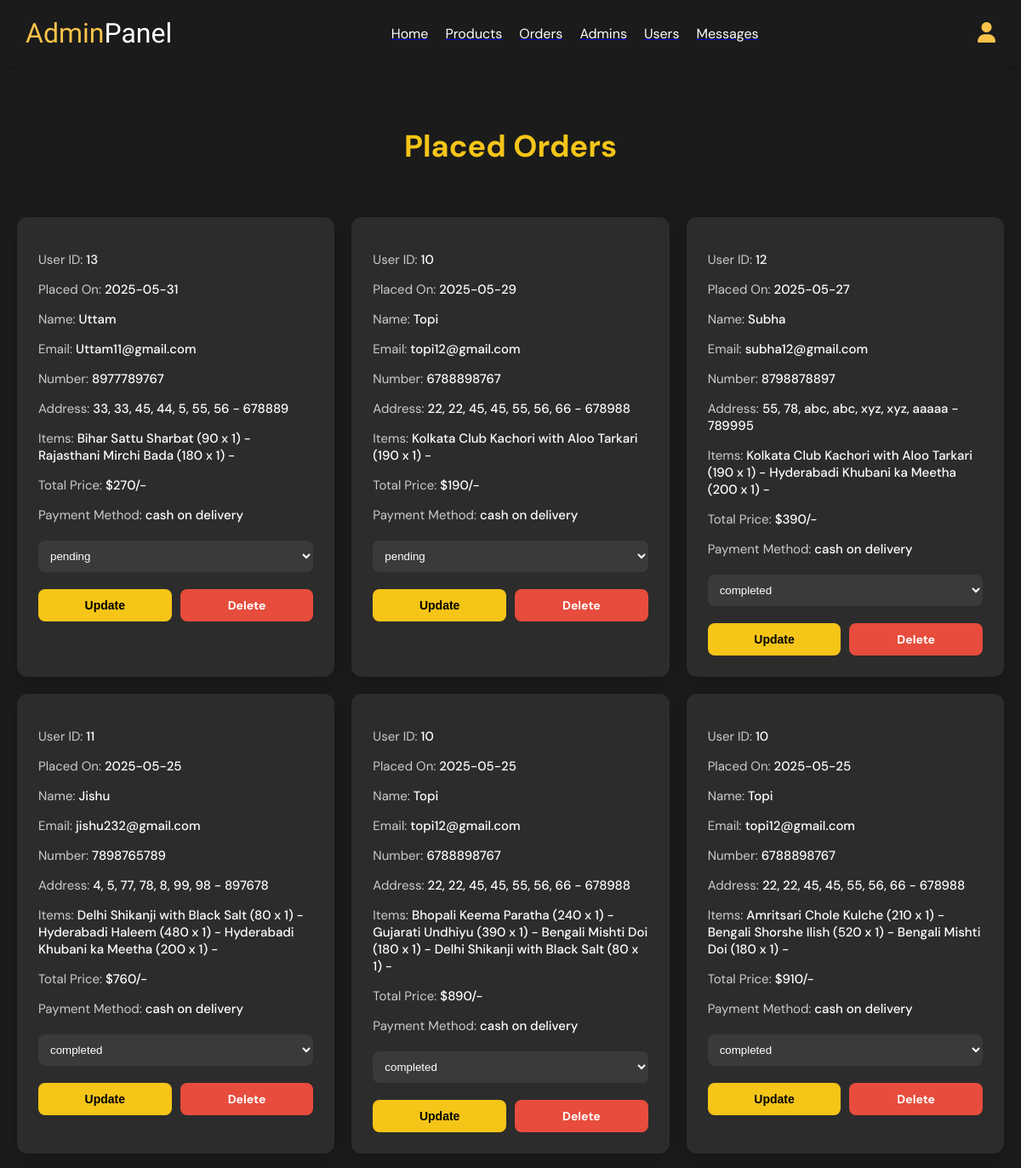
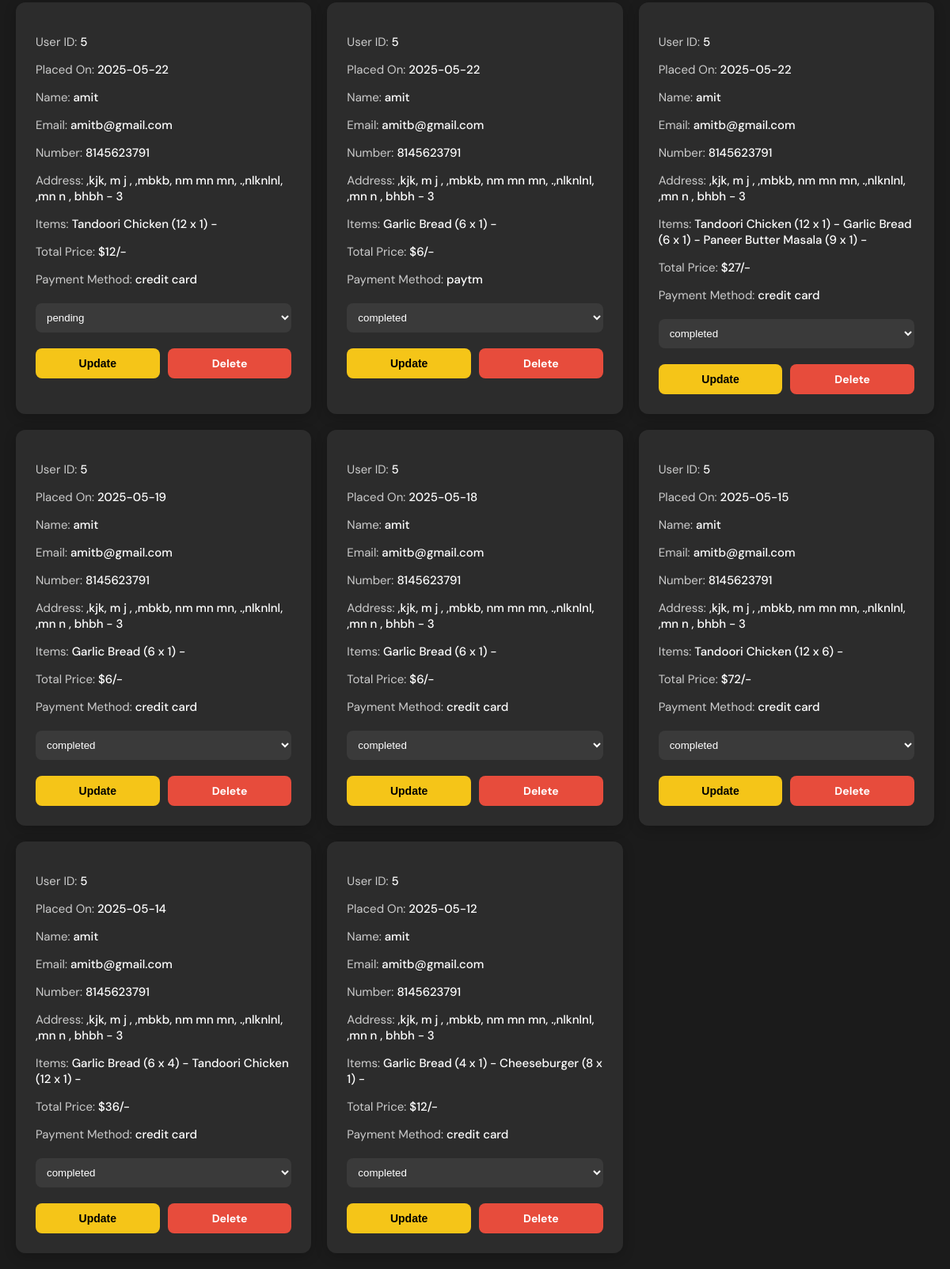
The page /admin/placed_orders.php (signed in) on the database its author committed (2 pictures, top to bottom).
### tables this page shows
CREATE TABLE `orders` (
  `id` int(100) NOT NULL,
  `user_id` int(100) NOT NULL,
  `name` varchar(20) NOT NULL,
  `number` varchar(10) NOT NULL,
  `email` varchar(50) NOT NULL,
  `method` varchar(50) NOT NULL,
  `address` varchar(500) NOT NULL,
  `total_products` varchar(1000) NOT NULL,
  `total_price` int(100) NOT NULL,
  `placed_on` date NOT NULL DEFAULT current_timestamp(),
  `payment_status` varchar(20) NOT NULL DEFAULT 'pending',
  `admin_reply` varchar(255) DEFAULT NULL,
  `user_read` tinyint(1) DEFAULT 0
);

### admin/placed_orders.php (the view, shortened to what this page needs)
<?php
include '../components/connect.php';
?>
<!DOCTYPE html>
<html lang="en">
<head>
  <link rel="stylesheet" href="https://cdnjs.cloudflare.com/ajax/libs/font-awesome/6.1.1/css/all.min.css" />
</head>
<body>
<?php include '../components/admin_header.php'; ?>
<section class="placed-orders">
  <h1 class="heading">Placed Orders</h1>
  <div class="box-container">
    <?php
      $select_orders = $conn->prepare("SELECT * FROM `orders` ORDER BY id DESC");
      $select_orders->execute();
      if($select_orders->rowCount() > 0){
         while($fetch_orders = $select_orders->fetch(PDO::FETCH_ASSOC)){
    ?>
    <div class="box">
      <p>User ID: <span><?= $fetch_orders['user_id']; ?></span></p>
      <p>Placed On: <span><?= $fetch_orders['placed_on']; ?></span></p>
      <p>Name: <span><?= $fetch_orders['name']; ?></span></p>
      <p>Email: <span><?= $fetch_orders['email']; ?></span></p>
      <p>Number: <span><?= $fetch_orders['number']; ?></span></p>
      <p>Address: <span><?= $fetch_orders['address']; ?></span></p>
      <p>Items: <span><?= $fetch_orders['total_products']; ?></span></p>
      <p>Total Price: <span>$<?= $fetch_orders['total_price']; ?>/-</span></p>
      <p>Payment Method: <span><?= $fetch_orders['method']; ?></span></p>
      <form action="" method="post">
        <select name="payment_status" class="drop-down" required>
          <option value="" disabled selected><?= $fetch_orders['payment_status']; ?></option>
        </select>
        <div class="flex-btn">
          <input type="submit" value="Update" class="btn" name="update_payment">
          <a href="placed_orders.php?delete=<?= $fetch_orders['id']; ?>" class="delete-btn" onclick="return confirm('Delete this order?');">Delete</a>
        </div>
      </form>
    </div>
    <?php
         }
      } else {
        echo '<p class="empty">No orders placed yet!</p>';
      }
    ?>
  </div>
</section>
</body>
</html>

### admin/placed_orders.php (style rules this page uses)
body { margin: 0; background-color: #1b1b1b; font-family: 'DM Sans', sans-serif; color: white; }
h1.heading { text-align: center; padding: 40px 20px 10px; font-size: 36px; color: #f5c518; }
.box-container { display: grid; grid-template-columns: repeat(auto-fit, minmax(330px, 1fr)); gap: 20px; padding: 20px; max-width: 1200px; margin: auto; }
.box { background-color: #2c2c2c; border-radius: 12px; padding: 25px; box-shadow: 0 4px 16px rgba(0,0,0,0.2); }
.box p { margin-bottom: 10px; font-size: 15px; color: #ccc; }
.box span { color: #fff; font-weight: 500; }
.drop-down { width: 100%; padding: 10px; background-color: #3a3a3a; color: #fff; border: none; border-radius: 8px; margin: 10px 0; }
.flex-btn { display: flex; gap: 10px; margin-top: 10px; }
.btn, .delete-btn { flex: 1; padding: 10px; border-radius: 8px; font-weight: bold; font-size: 14px; border: none; cursor: pointer; text-align: center; text-decoration: none; }
.btn { background-color: #f5c518; color: black; }
.delete-btn { background-color: #e74c3c; color: white; }

### rows shown on the page
orders: user "13", placed_on "2025-05-31", name "Uttam", email "Uttam11@gmail.com", number "8977789767", address "33, 33, 45, 44, 5, 55, 56 - 678889", total_products "Bihar Sattu Sharbat (90 x 1) - Rajasthani Mirchi Bada (180 x 1) -", total_price "270", method "cash on delivery", payment_status "pending"
orders: user "10", placed_on "2025-05-29", name "Topi", email "topi12@gmail.com", number "6788898767", address "22, 22, 45, 45, 55, 56, 66 - 678988", total_products "Kolkata Club Kachori with Aloo Tarkari (190 x 1) -", total_price "190", method "cash on delivery", payment_status "pending"
orders: user "12", placed_on "2025-05-27", name "Subha", email "subha12@gmail.com", number "8798878897", address "55, 78, abc, abc, xyz, xyz, aaaaa - 789995", total_products "Kolkata Club Kachori with Aloo Tarkari (190 x 1) - Hyderabadi Khubani ka Meetha (200 x 1) -", total_price "390", method "cash on delivery", payment_status "completed"
orders: user "11", placed_on "2025-05-25", name "Jishu", email "jishu232@gmail.com", number "7898765789", address "4, 5, 77, 78, 8, 99, 98 - 897678", total_products "Delhi Shikanji with Black Salt (80 x 1) - Hyderabadi Haleem (480 x 1) - Hyderabadi Khubani ka Meetha (200 x 1) -", total_price "760", method "cash on delivery", payment_status "completed"
orders: user "10", placed_on "2025-05-25", name "Topi", email "topi12@gmail.com", number "6788898767", address "22, 22, 45, 45, 55, 56, 66 - 678988", total_products "Bhopali Keema Paratha (240 x 1) - Gujarati Undhiyu (390 x 1) - Bengali Mishti Doi (180 x 1) - Delhi Shikanji with Black Salt (80 x 1) -", total_price "890", method "cash on delivery", payment_status "completed"
orders: user "10", placed_on "2025-05-25", name "Topi", email "topi12@gmail.com", number "6788898767", address "22, 22, 45, 45, 55, 56, 66 - 678988", total_products "Amritsari Chole Kulche (210 x 1) - Bengali Shorshe Ilish (520 x 1) - Bengali Mishti Doi (180 x 1) -", total_price "910", method "cash on delivery", payment_status "completed"
orders: user "5", placed_on "2025-05-22", name "amit", email "amitb@gmail.com", number "8145623791", address ",kjk, m j , ,mbkb, nm mn mn, .,nlknlnl, ,mn n , bhbh - 3", total_products "Tandoori Chicken (12 x 1) -", total_price "12", method "credit card", payment_status "pending"
orders: user "5", placed_on "2025-05-22", name "amit", email "amitb@gmail.com", number "8145623791", address ",kjk, m j , ,mbkb, nm mn mn, .,nlknlnl, ,mn n , bhbh - 3", total_products "Garlic Bread (6 x 1) -", total_price "6", method "paytm", payment_status "completed"
orders: user "5", placed_on "2025-05-22", name "amit", email "amitb@gmail.com", number "8145623791", address ",kjk, m j , ,mbkb, nm mn mn, .,nlknlnl, ,mn n , bhbh - 3", total_products "Tandoori Chicken (12 x 1) - Garlic Bread (6 x 1) - Paneer Butter Masala (9 x 1) -", total_price "27", method "credit card", payment_status "completed"
orders: user "5", placed_on "2025-05-19", name "amit", email "amitb@gmail.com", number "8145623791", address ",kjk, m j , ,mbkb, nm mn mn, .,nlknlnl, ,mn n , bhbh - 3", total_products "Garlic Bread (6 x 1) -", total_price "6", method "credit card", payment_status "completed"
orders: user "5", placed_on "2025-05-18", name "amit", email "amitb@gmail.com", number "8145623791", address ",kjk, m j , ,mbkb, nm mn mn, .,nlknlnl, ,mn n , bhbh - 3", total_products "Garlic Bread (6 x 1) -", total_price "6", method "credit card", payment_status "completed"
orders: user "5", placed_on "2025-05-15", name "amit", email "amitb@gmail.com", number "8145623791", address ",kjk, m j , ,mbkb, nm mn mn, .,nlknlnl, ,mn n , bhbh - 3", total_products "Tandoori Chicken (12 x 6) -", total_price "72", method "credit card", payment_status "completed"
orders: user "5", placed_on "2025-05-14", name "amit", email "amitb@gmail.com", number "8145623791", address ",kjk, m j , ,mbkb, nm mn mn, .,nlknlnl, ,mn n , bhbh - 3", total_products "Garlic Bread (6 x 4) - Tandoori Chicken (12 x 1) -", total_price "36", method "credit card", payment_status "completed"
orders: user "5", placed_on "2025-05-12", name "amit", email "amitb@gmail.com", number "8145623791", address ",kjk, m j , ,mbkb, nm mn mn, .,nlknlnl, ,mn n , bhbh - 3", total_products "Garlic Bread (4 x 1) - Cheeseburger (8 x 1) -", total_price "12", method "credit card", payment_status "completed"
